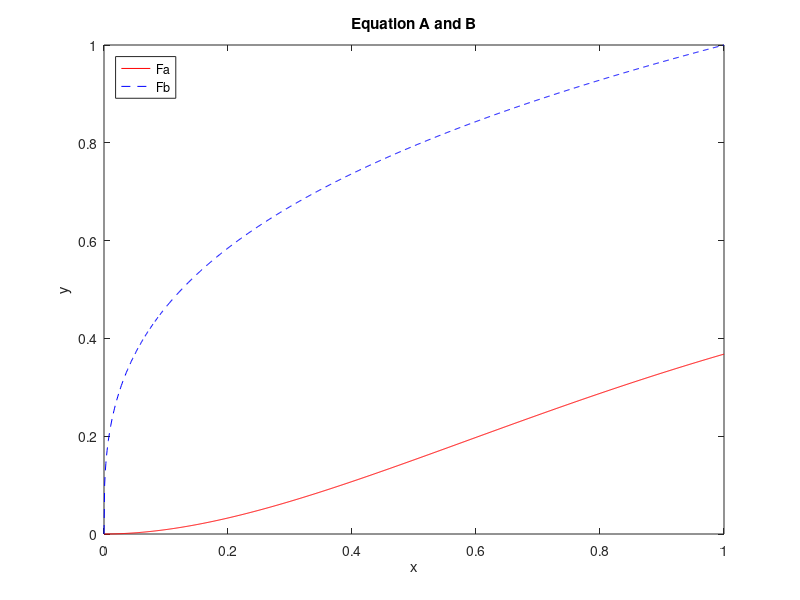
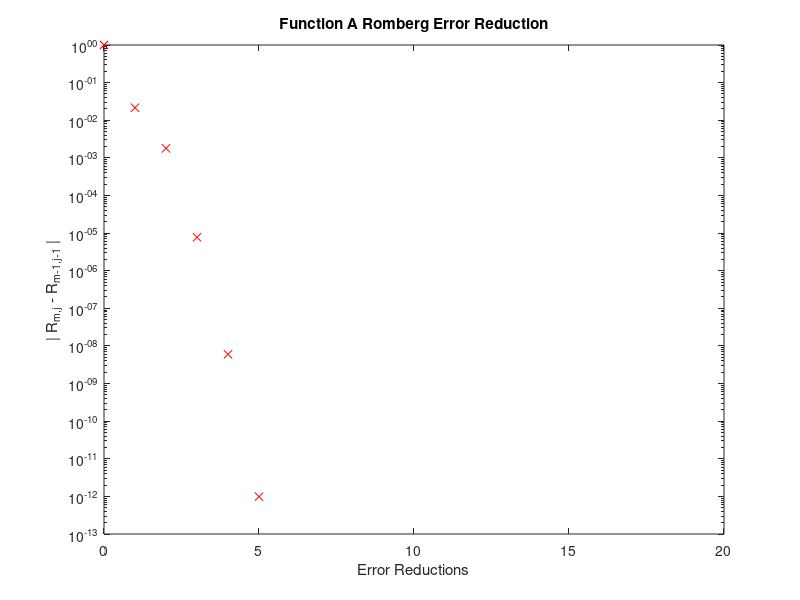

These figures' MATLAB source, in order: (Note: this script raises an error after producing the figures.)
%% Matt McFarland
% E91, lab 5, question 1

close all; clear all;

%% Constants and In-Line Functions

%%
% *Functions*
Fa = @(x) ((x.^2) .* exp(-x));
Fb = @(x) (x.^(1/3));

%%
% Romberg_Next gets R_m,j from R_m,j-1(a) and R_m-1,j-1 (b)
NextRomberg = @(Ra, Rb, j) ( ( ((4.^j)*Ra) - Rb) / ((4.^j) - 1) );

%%
% Trapezoidal Rule, y_vals = f0 and f1, h = panel width
Trap = @(y1, y2, h) h*(y1 + y2)/2;

%%
% Composite Trapezoidal Rule, y_vals = f0, f1, f2, ... fn, h = panel width
C_Trap = @(y_vals, h) ...
    h/2 * (y_vals(1) + 2*sum(y_vals(2:end-1)) + y_vals(end));

%%
% *Constants*
from        = 0;                    % start for integration
to          = 1;                    % end for integration
error       = 1e-11;                % error tolerance
n_0         = 1;                    % panels (2^m where m is doublings)
h_0         = (from - to) / n_0;    % starting value for h

max_size    = 20;              % maximum number of iterations for n

%%
% *Data*
romberg_a   = zeros(max_size);  % data for function a
romberg_b   = zeros(max_size);  % data for function b

trapezoidal_a   = zeros(2*max_size,1);  % data for composite integration a
trap_dif_a      = zeros(2*max_size,1);  % difference data for composite a

trapezoidal_b   = zeros(2*max_size,1);  % data for composite integration b
trap_dif_b      = zeros(2*max_size,1);  % difference data for composite b

%% Plot the Functions
figure(1)
x = linspace(0,1,1000);
plot(x,Fa(x),'r', x,Fb(x),'b--')
xlabel('x')
ylabel('y')
title('Equation A and B')
legend('Fa','Fb', 'Location', 'northwest')

%% Calculate the $$ R_{n,0} $$ Integrations
% 
% Start by calculating $$ R_{m,0} $$ for m = 1, 2, 3 ... _max_size_
%

%%
% Where $$ m $$ is the number of halvings 
% Where $$ 2^{m-1} $$ is the number of panels 
% Where $$ 2^{m-1} + 1 $$ is the number of function evaluations
%
for m = 0:(max_size-1) 
    % zero doublings to 2^(max_size - 1) panels
    
    n = 2^m;                            % number of panels
    h = (to - from) / n;                % panel width
    x = linspace(from,to,n+1);          % x points to evaluate f at
    ya = Fa(x);                         % calculate f(x)
    yb = Fb(x);
    
    % Below uses composite trapezoidal rule
    romberg_a(m+1,1) = C_Trap(ya, h);
    romberg_b(m+1,1) = C_Trap(yb, h);
end;

%% Use Romberg Rule to Reduce Order of Error (Function A)
% 
% Continue until $$ R_{m,j} - R_{m-1,j-1} < \epsilon $$
%
% $$ R_{m,j-1} = \frac{4^j R_{m,j-1} - R_{m-1,j-1}}{4^j - 1} $$
%

m = 1;              % number of panel halvings      (# row + 1)
j = 1;              % number of error reductions    (# column + 1)

differencea = zeros(max_size,1);
differencea(1) = 1;  % arbitrary, > 0 starting value
while (differencea(m) > error && m < (max_size - 1)) 
% Fill out rows until tolerance or maximum iterations is reached
    
    row = m + 1;            % account for 1 indexing in Matlab   
    
    for k = 1:j             % fill out columns in row
        column = k + 1;     % account for 1 indexing
        ra = romberg_a(row, column-1);
        rb = romberg_a(row-1, column-1);
        romberg_a(row,column) = NextRomberg(ra, rb, k);
    end
    m = m + 1;      % next row 
    j = j + 1;      % will need to go one column further
    
    differencea(row) = abs(romberg_a(row,column) - romberg_a(row-1,column-1));   
end

fprintf('Completed Romberg iteration (Function A)\n');
fprintf('Area = %f\n', romberg_a(row,column));
fprintf('Error Reduction Iterations (n) = %d\n',column-1);
fprintf('Halvings = %d\n',row-1)
fprintf('Function Evaluations = %d\n', 2^(row-1)+1)
fprintf('Composite Trapezoidal Integral for this n is: %f\n', romberg_a(row,1));

%% 
%  Plot Error Reduction for Part A           
figure()
semilogy(0:max_size-1,differencea(1:end),'rx')
xlabel('Error Reductions')
ylabel('| R_{m,j} - R_{m-1,j-1} |')
title('Function A Romberg Error Reduction')


%%
% Use Composite Trapezoidal Rule for Function A

q = 1;              % iterator
trapezoidal_a(1) = C_Trap(Fa([from to]), to-from);
trap_dif_a(q)    = 1; % arbitrary starting value
m = 0:(2*max_size-1);
while trap_dif_a(q) > error
    q = q + 1;
    n = 2^m(q);                 % panels
    h = (to - from) / n;        % panel width
    x = linspace(to,from, n+1); % points to evaluate at
    ya = Fa(x);                 % evaluations
    trapezoidal_a(q) = C_Trap(ya, h);
    
    trap_dif_a(q) = abs(trapezoidal_a(q) - trapezoidal_a(q-1));
end

fprintf('\n Function A Composite Integration\n')
fprintf('Area: %f\n',trapezoidal_a(q));
fprintf('Halvings needed: %d\n',m(q))           % halvings needed
fprintf('Total panels needed: %d\n',2^m(q))      % total panels needed
fprintf('Total evaluations needed: %d\n\n',2^m(q) + 1)  % total evaluations

figure();
hold on
subplot(2,1,1);
semilogy(m,trapezoidal_a,'bo-')
xlabel('m : halvings')
ylabel('Area')
title('Composite Integration Convegence for Function A')

subplot(2,1,2);
semilogy(m,trap_dif_a,'rx')
xlabel('m : halvings')
ylabel('Area(m) - Area(m-1)')
title('Composite Integration Error Reduction for Function A')
hold off

%% Use Romberg Rule to Reduce Order of Error (Function B)
%
% Repeat same process used in Part A
%

m = 1;              % number of panel halvings      (# row + 1)
j = 1;              % number of error reductions    (# column + 1)

differenceb = zeros(max_size,1);
differenceb(1) = 1;  % arbitrary, > 0 starting value
while (differenceb(m) > error && m < (max_size - 1)) 
% Fill out rows until tolerance or maximum iterations is reached
    
    row = m + 1;            % account for 1 indexing in Matlab   
    
    for k = 1:j             % fill out columns in row
        column = k + 1;     % account for 1 indexing
        ra = romberg_b(row, column-1);
        rb = romberg_b(row-1, column-1);
        romberg_b(row,column) = NextRomberg(ra, rb, k);
    end
    m = m + 1;      % next row 
    j = j + 1;      % will need to go one column further
    
    differenceb(row) = abs(romberg_b(row,column) - romberg_b(row-1,column-1));   
end

fprintf('Completed Romberg iteration (Function B)\n');
fprintf('Area = %f\n', romberg_b(row,column));
fprintf('Error Reduction Iterations (n) = %d\n',column-1);
fprintf('Function Evaluations = %d\n', 2^(row-1)+1)
fprintf('Composite Trapezoidal Integral for this n is: %f\n', romberg_b(row,1));

%% 
% Plot Error Reduction for Part B - Romberg Iteration  
figure()
semilogy(0:max_size-1,differenceb(1:end),'rx')
xlabel('m : Halvings')
ylabel('| R_{m,j} - R_{m-1,j-1} |')
title('Function B Romberg Error Reduction')

%%
%  Composite Trapezoidal Rule for Function B

q = 1;              % iterator
trapezoidal_b(1) = C_Trap(Fb([from to]), to-from);
trap_dif_b(q)    = 1; % arbitrary starting value
m = 0:(2*max_size-1);
while trap_dif_b(q) > error
    q = q + 1;
    n = 2^m(q);                 % panels
    h = (to - from) / n;        % panel width
    x = linspace(to,from, n+1); % points to evaluate at
    ya = Fb(x);                 % evaluations
    trapezoidal_b(q) = C_Trap(ya, h);
    
    trap_dif_b(q) = abs(trapezoidal_b(q) - trapezoidal_b(q-1));
end

fprintf('\n Function B Composite Integration \n')
fprintf('Area: %f\n',trapezoidal_b(q));
fprintf('Halving iterations needed: %d\n',m(q))    % halvings needed
fprintf('Panels needed: %d\n',2^m(q))              % total panels needed
fprintf('Function evaluations: %d\n',2^m(q) + 1)   % total evaluations

%%
%  Plot Composite Error Reductions for Function B
figure();
hold on
subplot(2,1,1);
semilogy(m,trapezoidal_b,'bo-')
xlabel('m : halvings')
ylabel('Integral')
title('Composite Trapezoidal Convergence for Function B')

subplot(2,1,2);
semilogy(m,trap_dif_b,'rx')
xlabel('m : halvings')
ylabel('Area(m) - Area(m-1)')
title('Composite Integration Error Reduction for Function B')
hold off



